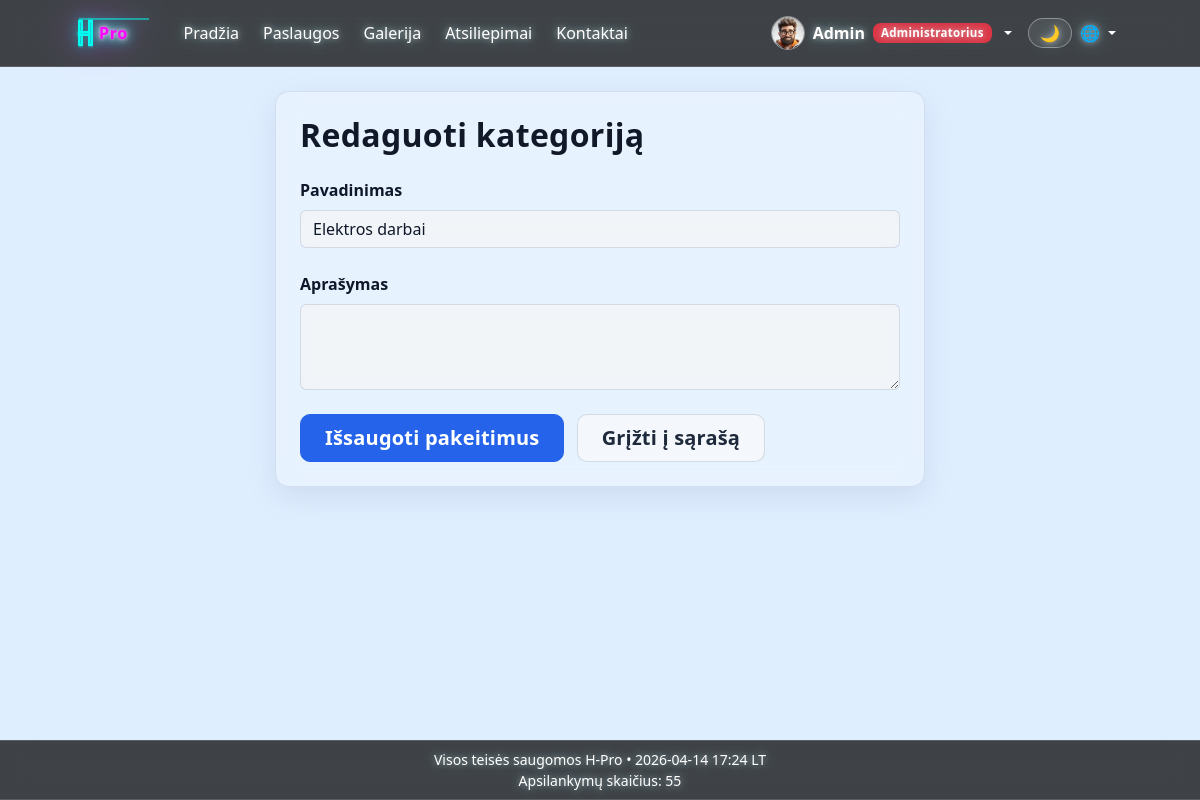
Screenshot of /services/categories/1/edit/ (signed in) with the database file from the repository.
### main/models.py (models this page shows, shortened)
class Profile(models.Model):
    ROLE_CHOICES = [
        ('client', _('Klientas')),
        ('manager', _('Vadybininkas')),
        ('admin', _('Administratorius')),
        ('staff', _('Darbuotojas')),
    ]
    user = models.OneToOneField(User, on_delete=models.CASCADE, related_name='profile')
    avatar = models.ImageField(upload_to='avatars/', blank=True, null=True)
    bio = models.TextField(blank=True)
    phone = models.CharField(max_length=30, blank=True)
    city = models.CharField(max_length=100, blank=True)
    address = models.CharField(max_length=255, blank=True)
    role = models.CharField(max_length=20, choices=ROLE_CHOICES, default='client')
    is_legal_entity = models.BooleanField(default=False)
    company_name = models.CharField(max_length=255, blank=True)
    company_code = models.CharField(max_length=30, blank=True)
    company_vat_code = models.CharField(max_length=30, blank=True)
    company_address = models.CharField(max_length=255, blank=True)

### services/models.py (models this page shows, shortened)
class ServiceCategory(models.Model):
    name = models.CharField(max_length=100, unique=True)
    description = models.TextField(blank=True, null=True)
    class Meta:
        verbose_name = _("Paslaugų kategorija")
        verbose_name_plural = _("Paslaugų kategorijos")
        ordering = ['id']

### services/views.py (the view)
# urls.py: path('categories/<int:pk>/edit/', views.category_edit, name='category_edit'),
@login_required
def category_edit(request, pk):
    if not _can_manage(request):
        messages.error(request, _("Neturite teisės pasiekti šio puslapio."))
        return redirect('services_home')
    category = get_object_or_404(ServiceCategory, pk=pk)
    form = ServiceCategoryForm(request.POST or None, instance=category)
    if request.method == 'POST' and form.is_valid():
        form.save()
        messages.success(request, _("Kategorija atnaujinta."))
        return redirect('category_list')
    return render(request, 'services/category_form.html', {'form': form})

### services/forms.py
class ServiceCategoryForm(forms.ModelForm):
    class Meta:
        model = ServiceCategory
        fields = ['name', 'description']
        widgets = {
            'name': forms.TextInput(attrs={'class': 'form-control'}),
            'description': forms.Textarea(attrs={'class': 'form-control', 'rows': 3}),
        }
        labels = {
            'name': _('Pavadinimas'),
            'description': _('Aprašymas'),
        }

### main/context_processors.py (called while the page is built)
def _next_global_visit_counter():
    total_visits = 0
    if default_storage.exists(VISIT_COUNTER_PATH):
        try:
            with default_storage.open(VISIT_COUNTER_PATH, 'r') as counter_file:
                data = json.load(counter_file)
            total_visits = int(data.get('total_visits', 0))
        except (OSError, ValueError, TypeError, json.JSONDecodeError):
            total_visits = 0
    total_visits += 1
    payload = {'total_visits': total_visits}
    if default_storage.exists(VISIT_COUNTER_PATH):
        default_storage.delete(VISIT_COUNTER_PATH)
    default_storage.save(VISIT_COUNTER_PATH, ContentFile(json.dumps(payload)))
    return total_visits

def company_info(request):
    visit_counter = _next_global_visit_counter()
    return {
        'company_info': settings.COMPANY_INFO,
        'visit_counter': visit_counter,
    }

### main/templatetags/role_badges.py (called while the page is built)
@register.simple_tag
def get_or_create_profile(user):
    if not user or not getattr(user, 'is_authenticated', False):
        return None
    profile, _ = Profile.objects.get_or_create(user=user)
    if user.is_superuser:
        if profile.role != 'admin':
            profile.role = 'admin'
            profile.save(update_fields=['role'])
    elif user.is_staff:
        if profile.role != 'staff':
            profile.role = 'staff'
            profile.save(update_fields=['role'])
    return profile

@register.simple_tag
def role_badge(role):
    colors = {
        'client': 'success',
        'manager': 'primary',
        'admin': 'danger',
        'staff': 'warning',
    }
    labels = {
        'client': _('Klientas'),
        'manager': _('Vadybininkas'),
        'admin': _('Administratorius'),
        'staff': _('Darbuotojas'),
    }
    color = colors.get(role, 'secondary')
    label = labels.get(role, role)
    return mark_safe(f'<span class="badge bg-{color}">{label}</span>')

### services/templates/services/category_form.html (shortened to what this page needs)
{% extends 'main/base.html' %}
{% load static %}
{% load i18n %}
{% block content %}
<div class="container mt-4">
    <div class="glass-card p-4" style="max-width: 650px; margin: auto;">
        <h2 class="fw-bold mb-4">
            {% if form.instance.pk %}
                {% trans "Redaguoti kategoriją" %}
            {% else %}
                {% trans "Nauja kategorija" %}
            {% endif %}
        </h2>
        <form method="POST">
            <div class="row g-4">
                <div class="col-md-12">
                    <label class="form-label fw-semibold">{% trans "Pavadinimas" %}</label>
                    {{ form.name }}
                </div>
                <div class="col-md-12">
                    <label class="form-label fw-semibold">{% trans "Aprašymas" %}</label>
                    {{ form.description }}
                </div>
            </div>
            <button type="submit" class="btn btn-primary btn-lg mt-4 px-4">
                {% if form.instance.pk %}
                    {% trans "Išsaugoti pakeitimus" %}
                {% else %}
                    {% trans "Sukurti kategoriją" %}
                {% endif %}
            </button>
            <a href="{% url 'category_list' %}" class="btn btn-light btn-lg mt-4 px-4 ms-2">
                {% trans "Grįžti į sąrašą" %}
            </a>
        </form>
    </div>
</div>
{% endblock %}

### main/templates/main/navbar.html (shortened to what this page needs)
{% load static %}
{% load role_badges %}
{% load i18n %}
<nav class="navbar navbar-expand-lg navbar-dark bg-dark bg-opacity-75 backdrop-blur">
    <div class="container-fluid">
        <div class="collapse navbar-collapse" id="mainNav">
            <div class="d-flex align-items-center gap-3">
                <a href="{% url 'home' %}" class="navbar-brand neon-logo" title="H-Pro">
                    <svg width="84" height="40" viewBox="0 0 84 40" fill="none" xmlns="http://www.w3.org/2000/svg" aria-label="HPro logo">
                        <text x="23" y="26" fill="#FF00FF" font-size="16" font-weight="700" font-family="Segoe UI, Arial, sans-serif" letter-spacing="0.6" filter="url(#neonGlow)">Pro</text>
                    </svg>
                </a>
            </div>
            <ul class="navbar-nav me-auto align-items-lg-center gap-lg-2">
                <li class="nav-item"><a class="nav-link" href="{% url 'home' %}">{% trans "Pradžia" %}</a></li>
                <li class="nav-item"><a class="nav-link" href="{% url 'services_home' %}">{% trans "Paslaugos" %}</a></li>
                <li class="nav-item"><a class="nav-link" href="{% url 'gallery_home' %}">{% trans "Galerija" %}</a></li>
                <li class="nav-item"><a class="nav-link" href="{% url 'reviews_list' %}">{% trans "Atsiliepimai" %}</a></li>
                <li class="nav-item"><a class="nav-link" href="{% url 'contact' %}">{% trans "Kontaktai" %}</a></li>
            </ul>
            <ul class="navbar-nav ms-auto align-items-lg-center">
                {% if user.is_authenticated %}
                    {% get_or_create_profile user as nav_profile %}
                    <li class="nav-item dropdown user-menu">
                        <a class="nav-link dropdown-toggle d-flex align-items-center gap-2 py-2" href="#" role="button" data-bs-toggle="dropdown" aria-expanded="false">
                            {% if nav_profile and nav_profile.avatar and nav_profile.avatar.url %}
                                <img src="{{ nav_profile.avatar.url }}" alt="{{ user.username }}" class="nav-avatar">
                            {% else %}
                                <img src="{% static 'main/img/default-avatar.png' %}" alt="{{ user.username }}" class="nav-avatar">
                            {% endif %}
                            <span class="fw-semibold">{{ user.username }}</span>
                            {% if nav_profile %}
                                {% role_badge nav_profile.role %}
                            {% endif %}
                        </a>
                    </li>
                    {% else %}
                    <li class="nav-item">
                        <a href="{% url 'login' %}" class="btn btn-outline-light">{% trans "Prisijungti" %}</a>
                    </li>
                {% endif %}
                <li class="nav-item ms-lg-2">
                    <button id="themeToggle" type="button" class="btn nav-theme-toggle" aria-label="{% trans 'Dienos / nakties režimas' %}" title="{% trans 'Dienos / nakties režimas' %}">🌙</button>
                </li>
                <li class="nav-item dropdown">
                    <a class="nav-link dropdown-toggle" href="#" role="button" data-bs-toggle="dropdown" aria-expanded="false" style="cursor: pointer;">
                        🌐
                    </a>
                </li>
            </ul>
        </div>
    </div>
</nav>

### static/main/css/styles.css (style rules this page uses)
.backdrop-blur { backdrop-filter: blur(10px); }
body { background: #dfeeff; margin: 0; }
:root { --glass-bg: rgba(255, 255, 255, 0.15); --glass-border: rgba(255, 255, 255, 0.25); --glass-shadow: 0 8px 32px rgba(0, 0, 0, 0.15); --glass-blur: blur(12px); --transition-fast: 0.2s ease; --transition-medium: 0.35s ease; --footer-height: 52px; --chrome-bg: rgba(0, 0, 0, 0.72); --chrome-border: rgba(255, 255, 255, 0.14); --page-bg-light: #dfeeff; --page-bg-night: #0b1220; --text-night: #e6eefc; --table-glass-bg: rgba(242, 244, 247, 0.78); --table-glass-head: rgba(230, 233, 238, 0.66); --table-glass-border: rgba(148, 163, 184, 0.26); --table-glass-text: #0f172a; --table-glass-hover: rgba(226, 229, 235, 0.62); --table-glass-striped: rgba(236, 239, 243, 0.52); --table-glass-active: rgba(214, 220, 228, 0.7); --form-glass-bg: rgba(242, 244, 247, 0.82); --form-glass-border: rgba(148, 163, 184, 0.34); --form-glass-focus: rgba(100, 116, 139, 0.24); }
.glass-card { background: var(--glass-bg); backdrop-filter: var(--glass-blur); border: 1px solid var(--glass-border); border-radius: 12px; box-shadow: var(--glass-shadow); padding: 20px; transition: var(--transition-medium); }
.navbar { backdrop-filter: blur(14px); -webkit-backdrop-filter: blur(14px); background: var(--chrome-bg) !important; border-bottom: 1px solid var(--chrome-border); position: relative; z-index: 1100; }
.navbar .nav-link, .navbar .navbar-brand, .navbar .btn, .navbar .dropdown-toggle { color: #fff !important; text-shadow: 0 0 6px rgba(255, 255, 255, 0.55), 0 0 14px rgba(126, 249, 255, 0.35); }
.btn { transition: var(--transition-fast); }
.site-main .form-control, .site-main .form-select, .site-main textarea, .site-main input:not([type="checkbox"]):not([type="radio"]), .site-main .form-check-input { background: var(--form-glass-bg) !important; border: 1px solid var(--form-glass-border) !important; color: #0f172a !important; backdrop-filter: blur(12px); -webkit-backdrop-filter: blur(12px); }
.site-main .form-control::placeholder, .site-main textarea::placeholder { color: rgba(51, 65, 85, 0.66); }
body { animation: fadeIn 0.4s ease; background: var(--page-bg-light); color: #111827; margin: 0; }
.badge { font-size: 0.85rem; padding: 6px 10px; border-radius: 8px; letter-spacing: 0.3px; }
.glass-card { background: rgba(255, 255, 255, 0.25); backdrop-filter: blur(12px); border-radius: 14px; border: 1px solid rgba(255, 255, 255, 0.35); }
.navbar > .container-fluid { padding-left: 2cm; padding-right: 2cm; }
.navbar { padding: 0.5rem 0; }
.nav-avatar { width: 34px; height: 34px; border-radius: 50%; object-fit: cover; border: 1px solid rgba(255, 255, 255, 0.4); }
.user-menu .badge { font-size: 0.72rem; padding: 4px 8px; }
.neon-logo { display: inline-flex; align-items: center; justify-content: center; position: relative; transition: all 0.3s ease; }
.neon-logo svg { width: 84px; height: 40px; filter: drop-shadow(0 0 8px rgba(0, 255, 243, 0.6)) drop-shadow(0 0 16px rgba(255, 0, 255, 0.4)); animation: neonFlicker 3s infinite alternate; }
.nav-theme-toggle { border: 1px solid rgba(255, 255, 255, 0.36); border-radius: 999px; padding: 0.35rem 0.7rem; line-height: 1; background: rgba(255, 255, 255, 0.08); }
.site-shell { min-height: 100vh; display: flex; flex-direction: column; }
.site-main .container, .site-main .container-fluid { max-width: min(1440px, 95vw); }
.site-main h1, .site-main h2, .site-main h3, .site-main h4 { letter-spacing: 0.01em; color: #111827; }
.site-main .glass-card { border-radius: 14px; border: 1px solid rgba(148, 163, 184, 0.24); box-shadow: 0 10px 28px rgba(100, 116, 139, 0.14); }
.site-main .form-label { font-weight: 600; color: #0f172a; }
.site-main .btn { border-radius: 10px; font-weight: 600; letter-spacing: 0.01em; }
.site-main .btn-primary { background-color: #2563eb; border-color: #2563eb; }
.site-main .btn-light { border-color: rgba(148, 163, 184, 0.36); color: #1e293b; background: rgba(248, 250, 252, 0.78); }

### rows the page displays
Profile: avatar (picture), role "Administratorius"
ServiceCategory: name "Elektros darbai"

### other values shown
{{ user.username }} "Admin"
{{ visit_counter }} "55"
